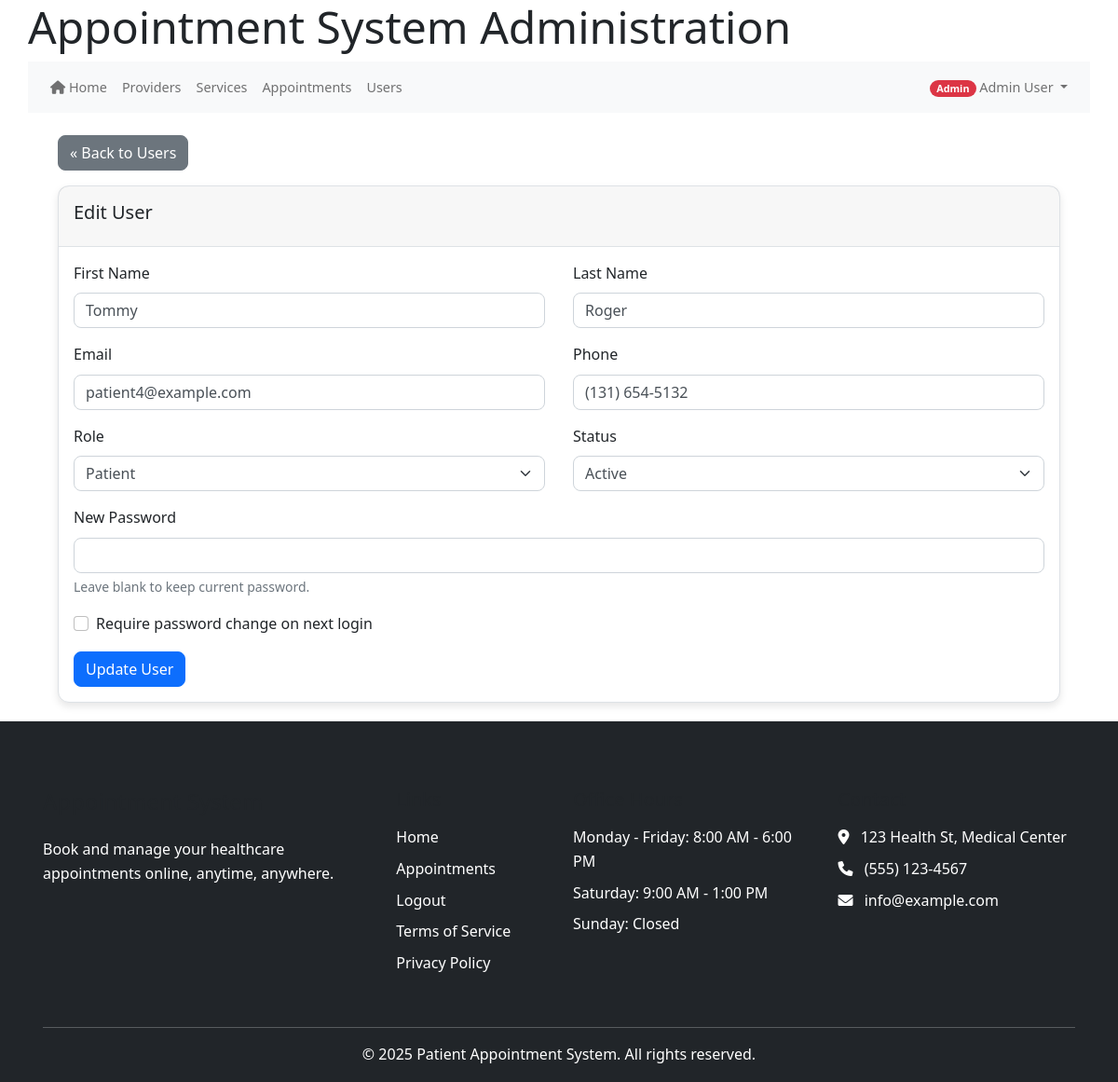
The app's page /index.php/admin/users/edit/76 (signed in) with its own data.
### tables this page shows
CREATE TABLE IF NOT EXISTS `users` (
  `user_id` int(11) NOT NULL AUTO_INCREMENT,
  `email` varchar(255) NOT NULL,
  `password_hash` varchar(255) NOT NULL,
  `first_name` varchar(100) NOT NULL,
  `last_name` varchar(100) NOT NULL,
  `phone` varchar(20) DEFAULT NULL,
  `role` enum('patient','provider','admin','staff') NOT NULL,
  `is_active` tinyint(1) DEFAULT 1,
  `is_verified` tinyint(1) DEFAULT 0,
  `email_verified_at` datetime DEFAULT NULL,
  `created_at` datetime DEFAULT current_timestamp(),
  `last_login` datetime DEFAULT NULL,
  `verification_token` varchar(64) DEFAULT NULL,
  `reset_token` varchar(64) DEFAULT NULL,
  `reset_token_expires` datetime DEFAULT NULL,
  `token_expires` datetime DEFAULT NULL,
  `password_change_required` tinyint(1) DEFAULT 0,
  PRIMARY KEY (`user_id`)
);

### core/helpers.php (called while the page is built, shortened)
<?php
function base_url($path = '') {
    $protocol = isset($_SERVER['HTTPS']) && $_SERVER['HTTPS'] !== 'off' ? 'https' : 'http';
    $host = $_SERVER['HTTP_HOST'] ?? 'localhost';
    $script_name = $_SERVER['SCRIPT_NAME'];
    $base_dir = dirname($script_name);
    $base_url = "{$protocol}://{$host}{$base_dir}";
    $base_url = rtrim($base_url, '/');
    $path = ltrim($path, '/');
    return $path ? "{$base_url}/{$path}" : $base_url;
}

### public_html/bootstrap.php (called while the page is built, shortened)
<?php
require_once APP_ROOT . '/core/helpers.php';
require_once CORE_PATH . '/helpers.php';
function get_db() {
    static $db = null;
    if ($db === null) {
        if (defined('DB_HOST') && defined('DB_USER') && defined('DB_PASS') && defined('DB_NAME')) {
            $db = new mysqli(DB_HOST, DB_USER, DB_PASS, DB_NAME);
            $db->set_charset('utf8mb4');
        } else {
            throw new Exception("Database constants not defined");
        }
    }
    return $db;
}
return true;

### models/User.php (called while the page is built, shortened)
<?php
class User {
    private $db;
    public function __construct($db) {
        $this->db = $db;
    }
    public function getUserById($userId) {
        try {
            if ($this->db instanceof mysqli) {
                $stmt = $this->db->prepare("
                    SELECT user_id, email, first_name, last_name, phone, role, is_active,
                        email_verified_at, created_at, last_login
                    FROM users
                    WHERE user_id = ?
                ");
                $stmt->bind_param("i", $userId);
                $stmt->execute();
                $result = $stmt->get_result();
                return $result->fetch_assoc();
            }
            return null;
        } catch (Exception $e) {
            error_log("Get user error: " . $e->getMessage());
            return null;
        }
    }
}
?>

### views/admin/user_edit.php (the view, shortened to what this page needs)
<?php include VIEW_PATH . '/partials/header.php'; ?>
<div class="container">
    <div class="row mb-3">
        <div class="col-md-12">
            <a href="<?= base_url('index.php/admin/users') ?>" class="btn btn-secondary">« Back to Users</a>
        </div>
    </div>
    <div class="row">
        <div class="col-md-12">
            <div class="card">
                <div class="card-header">
                    <h5>Edit User</h5>
                </div>
                <div class="card-body">
                    <form action="<?= base_url('index.php/admin/users/update/' . $user['user_id']) ?>" method="post">
                        <div class="row">
                            <div class="col-md-6 mb-3">
                                <label for="first_name" class="form-label">First Name</label>
                                <input type="text" class="form-control" id="first_name" name="first_name"
                                       value="<?= htmlspecialchars($user['first_name']) ?>" required>
                            </div>
                            <div class="col-md-6 mb-3">
                                <label for="last_name" class="form-label">Last Name</label>
                                <input type="text" class="form-control" id="last_name" name="last_name"
                                       value="<?= htmlspecialchars($user['last_name']) ?>" required>
                            </div>
                        </div>
                        <div class="row">
                            <div class="col-md-6 mb-3">
                                <label for="email" class="form-label">Email</label>
                                <input type="email" class="form-control" id="email" name="email"
                                       value="<?= htmlspecialchars($user['email']) ?>" required>
                            </div>
                            <div class="col-md-6 mb-3">
                                <label for="phone" class="form-label">Phone</label>
                                <input type="text" class="form-control" id="phone" name="phone"
                                       value="<?= htmlspecialchars($user['phone'] ?? '') ?>">
                            </div>
                        </div>
                        <div class="row">
                            <div class="col-md-6 mb-3">
                                <label for="role" class="form-label">Role</label>
                                <select class="form-select" id="role" name="role" required>
                                    <option value="patient" <?= $user['role'] === 'patient' ? 'selected' : '' ?>>Patient</option>
                                </select>
                            </div>
                            <div class="col-md-6 mb-3">
                                <label for="is_active" class="form-label">Status</label>
                                <select class="form-select" id="is_active" name="is_active" required>
                                    <option value="1" <?= $user['is_active'] == 1 ? 'selected' : '' ?>>Active</option>
                                </select>
                            </div>
                        </div>
                        <div class="mb-3">
                            <label for="password" class="form-label">New Password</label>
                            <input type="password" class="form-control" id="password" name="password">
                            <div class="form-text">Leave blank to keep current password.</div>
                        </div>
                        <div class="mb-3">
                            <div class="form-check">
                                <input class="form-check-input" type="checkbox" value="1" id="password_change_required" name="password_change_required">
                                <label class="form-check-label" for="password_change_required">
                                    Require password change on next login
                                </label>
                            </div>
                        </div>
                        <button type="submit" class="btn btn-primary">Update User</button>
                    </form>
                </div>
            </div>
        </div>
    </div>
</div>
<?php include VIEW_PATH . '/partials/footer.php'; ?>

### views/partials/header.php (style rules this page uses)
body { padding-top: 20px; padding-bottom: 20px; font-family: 'Segoe UI', Tahoma, Geneva, Verdana, sans-serif; }
.card { margin-bottom: 20px; border-radius: 12px; box-shadow: 0 4px 8px rgba(0,0,0,0.1) !important; transition: none !important; }

### views/partials/footer.php (style rules this page uses)
html, body { height: 100%; margin: 0; padding: 0; }
body { display: flex; flex-direction: column; min-height: 100vh; }
.container { flex: 1 0 auto; }

### records on screen
users: first_name "Tommy", last_name "Roger", email "patient4@example.com", phone "(131) 654-5132", role "Patient", is_active "Active"

### other values on screen
$userRole "Admin"
$userName "Admin User"
